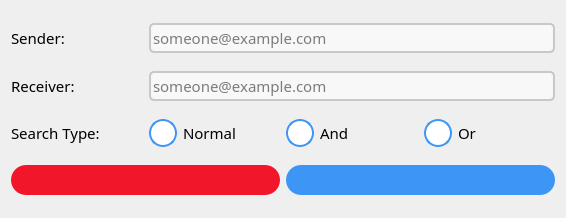
<?xml version="1.0" encoding="UTF-8"?>
<ui version="4.0">
 <class>AdvancedSearch</class>
 <widget class="QDialog" name="AdvancedSearch">
  <property name="geometry">
   <rect>
    <x>0</x>
    <y>0</y>
    <width>566</width>
    <height>218</height>
   </rect>
  </property>
  <property name="windowTitle">
   <string>Advanced Search</string>
  </property>
  <property name="styleSheet">
   <string notr="true">/**
 * Blue: rgb(61, 149, 245);
 * Hover Blue: rgb(13, 122, 242);
 * Light Hover Blue: rgb(187, 225, 250);
 * Red: rgb(242, 22, 43);
 * Hover Red: rgb(203, 11, 29);
 * Green: rgb(82, 224, 102);
 * Yellow: rgb(253, 214, 52);
 * Hover Yellow:  rgb(253, 205, 36);
 * Hover Green: rgb(39, 216, 63);
 * Light Gray: rgb(200, 200, 200);
 * Gray : rgb(239, 239, 239);
 * White: rgb(248, 248, 248);
 */

#AdvancedSearch {
	background-color: rgb(239, 239, 239);
	border-radius: 10px;
}

#searchButton {
	border-radius: 15px;
}

#closeButton {
	background-color:  rgb(242, 22, 43);
	border-radius: 15px;
}

#closeButton:hover {
	background-color: rgb(203, 11, 29);
}

QRadioButton::indicator {
    border: 2px solid rgb(61, 149, 245);
	width: 24px;
	height: 24px;
	border-radius: 14px;
    background: rgb(255, 255, 255);
}
QRadioButton::indicator:hover {
    border: 2px solid rgb(13, 122, 242);
}
QRadioButton::indicator:checked {
	border: 2px solid rgb(13, 122, 242);
    background: rgb(61, 149, 245);
	background-image: url(:/icons/checked.png);
}

.QLabel {
	background-color: rgb(239, 239, 239);
}

QLineEdit {
	background-color: rgb(248, 248, 248);
	border-radius: 5px;
	border: 2px solid rgb(200, 200, 200);
}

QLineEdit:hover {
	border: 2px solid rgb(187, 225, 250);
}

QLineEdit:focus {
	border: 2px solid rgb(13, 122, 242);
}

QPushButton {
	background-color: rgb(61, 149, 245);
	color: rgb(248, 248, 248);
	border-radius: 5px;
}

QPushButton:hover {
	background-color: rgb(13, 122, 242);
}</string>
  </property>
  <layout class="QGridLayout" name="gridLayout">
   <item row="0" column="0">
    <widget class="QLabel" name="senderLabel">
     <property name="font">
      <font>
       <family>Montserrat</family>
       <pointsize>11</pointsize>
      </font>
     </property>
     <property name="text">
      <string>Sender:</string>
     </property>
    </widget>
   </item>
   <item row="0" column="1" colspan="3">
    <widget class="QLineEdit" name="senderLineEdit">
     <property name="minimumSize">
      <size>
       <width>30</width>
       <height>30</height>
      </size>
     </property>
     <property name="font">
      <font>
       <family>Montserrat</family>
       <pointsize>11</pointsize>
      </font>
     </property>
     <property name="placeholderText">
      <string>someone@example.com</string>
     </property>
    </widget>
   </item>
   <item row="1" column="0">
    <widget class="QLabel" name="receiverLabel">
     <property name="font">
      <font>
       <family>Montserrat</family>
       <pointsize>11</pointsize>
      </font>
     </property>
     <property name="text">
      <string>Receiver:</string>
     </property>
    </widget>
   </item>
   <item row="1" column="1" colspan="3">
    <widget class="QLineEdit" name="receiverLineEdit">
     <property name="minimumSize">
      <size>
       <width>30</width>
       <height>30</height>
      </size>
     </property>
     <property name="font">
      <font>
       <family>Montserrat</family>
       <pointsize>11</pointsize>
      </font>
     </property>
     <property name="placeholderText">
      <string>someone@example.com</string>
     </property>
    </widget>
   </item>
   <item row="2" column="0">
    <widget class="QLabel" name="label">
     <property name="font">
      <font>
       <family>Montserrat</family>
       <pointsize>11</pointsize>
      </font>
     </property>
     <property name="text">
      <string>Search Type:</string>
     </property>
    </widget>
   </item>
   <item row="2" column="1">
    <widget class="QRadioButton" name="normalSearchRadioButton">
     <property name="font">
      <font>
       <family>Montserrat</family>
       <pointsize>11</pointsize>
      </font>
     </property>
     <property name="text">
      <string>Normal</string>
     </property>
     <property name="checked">
      <bool>true</bool>
     </property>
    </widget>
   </item>
   <item row="2" column="2">
    <widget class="QRadioButton" name="andSearchRadioButton">
     <property name="font">
      <font>
       <family>Montserrat</family>
       <pointsize>11</pointsize>
      </font>
     </property>
     <property name="text">
      <string>And</string>
     </property>
    </widget>
   </item>
   <item row="2" column="3">
    <widget class="QRadioButton" name="orSearchRadioButton">
     <property name="font">
      <font>
       <family>Montserrat</family>
       <pointsize>11</pointsize>
      </font>
     </property>
     <property name="text">
      <string>Or</string>
     </property>
    </widget>
   </item>
   <item row="3" column="0" colspan="2">
    <widget class="QPushButton" name="closeButton">
     <property name="minimumSize">
      <size>
       <width>30</width>
       <height>30</height>
      </size>
     </property>
     <property name="text">
      <string/>
     </property>
     <property name="icon">
      <iconset resource="resources.qrc">
       <normaloff>:/icons/cross.png</normaloff>:/icons/cross.png</iconset>
     </property>
    </widget>
   </item>
   <item row="3" column="2" colspan="2">
    <widget class="QPushButton" name="searchButton">
     <property name="minimumSize">
      <size>
       <width>30</width>
       <height>30</height>
      </size>
     </property>
     <property name="text">
      <string/>
     </property>
     <property name="icon">
      <iconset resource="resources.qrc">
       <normaloff>:/icons/search.png</normaloff>:/icons/search.png</iconset>
     </property>
    </widget>
   </item>
  </layout>
 </widget>
 <resources>
  <include location="resources.qrc"/>
 </resources>
 <connections/>
</ui>
